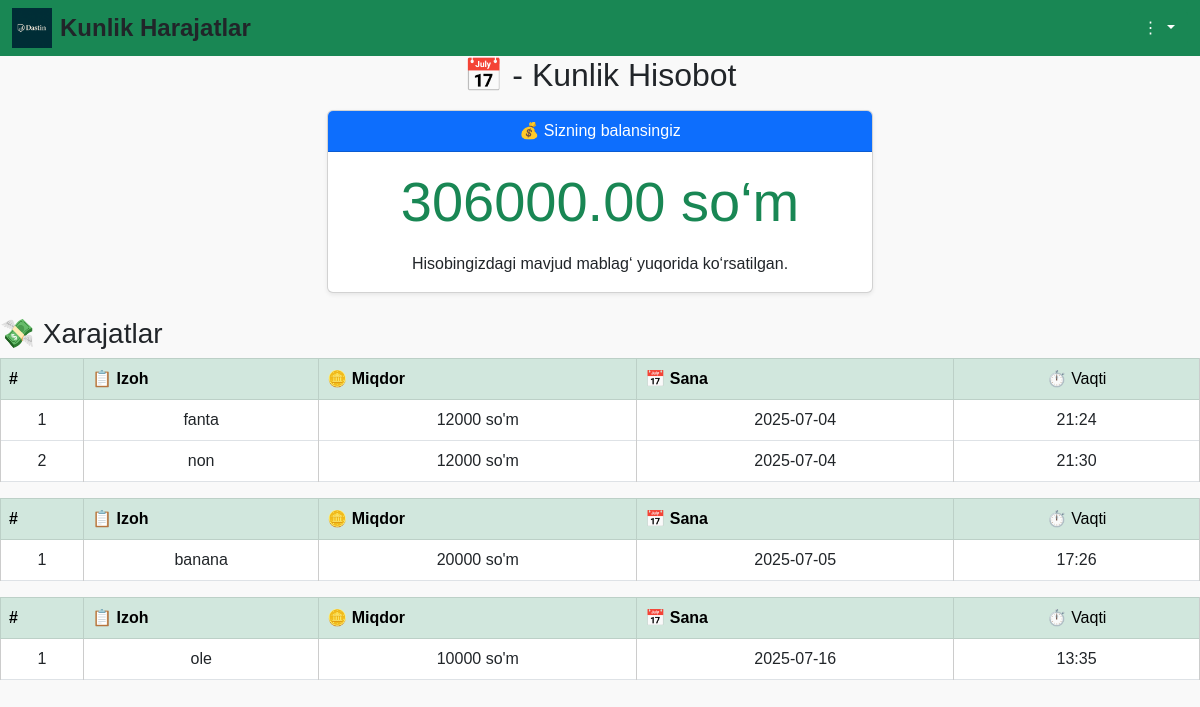
Page /api/harajatlar/6671099919/ on the committed database.
### botapp/models.py (models this page shows, shortened)
class Expense(models.Model):
    CATEGORY_CHOICES = [
        ("Xarajat", "Xarajat"),
        ("Qarz", "Qarz"),
        ("Balance", "Balance"),
        ("oldim", "oldim"),
        ("berdim", "berdim"),
        ("Qarzim qaytdi", "Qarzim qaytdi"),
        ("Qarz qaytardim", "Qarz qaytardim"),
    ]
    user = models.ForeignKey(User, on_delete=models.CASCADE)
    text = models.CharField(max_length=255)
    category = models.CharField(max_length=50, choices=CATEGORY_CHOICES)
    date = models.DateTimeField(default=timezone.now)
    amount = models.IntegerField(default=0)
    borrower_name = models.CharField(max_length=100, blank=True, null=True)
    is_deleted = models.BooleanField(default=False)

### botapp/views.py (the view)
# urls.py: path('harajatlar/<int:telegram_id>/', views.daily_expense_report, name='harajatlar'),
def daily_expense_report(request, telegram_id):
    user = User.objects.get(telegram_id=telegram_id)
    expenses = Expense.objects.filter(user=user, category="Xarajat" ).order_by('date')
    grouped = defaultdict(list)
    for exp in expenses:
        date_key = localtime(exp.date).date()
        grouped[date_key].append(exp)
    qarz_berganlar = QarzBerdim.objects.filter(user=user, is_deleted=False).order_by('-date')
    qarz_olganlar = QarzOldim.objects.filter(user=user, is_deleted=False).order_by('-id')
    balance_expenses = Expense.objects.filter(user=user, category="Balance")
    xarajatlar = Expense.objects.filter(user=user).exclude(category="Balance")
    balance_sum = sum(e.amount for e in balance_expenses)
    expenses_sum = sum(e.amount for e in xarajatlar)
    qarz_olgan_sum = sum(q.amount for q in qarz_olganlar)
    qarz_bergan_sum = sum(q.amount for q in qarz_berganlar)
    real_balance = balance_sum + qarz_olgan_sum - qarz_bergan_sum - expenses_sum
    return render(request, "harajatlar.html", {
        "grouped_expenses": sorted(grouped.items()),
        "telegram_id": telegram_id,
        "balance": real_balance if real_balance > 0 else 0,
    })

### templates/harajatlar.html (shortened to what this page needs)
{% load static %}
<!DOCTYPE html>
<html lang="uz">
<head>
    <link href="https://cdn.jsdelivr.net/npm/bootstrap@5.3.0/dist/css/bootstrap.min.css" rel="stylesheet">
</head>
<body style="margin:0; padding:0;">
<nav class="navbar navbar-dark bg-success sticky-top">
  <div class="container-fluid d-flex justify-content-between align-items-center">
    <div class="d-flex align-items-center text-dark">
      <img src="{% static 'logo.png' %}" alt="Logo" width="40" height="40" class="me-2">
      <span class="fs-4 fw-bold">Kunlik Harajatlar</span>
    </div>
    <div class="dropdown">
      <button class="btn btn-success text-white dropdown-toggle" type="button" id="dropdownMenuButton" data-bs-toggle="dropdown" aria-expanded="false">
        ⋮
      </button>
    </div>
  </div>
</nav>
<h2 class="text-center">📅 {{ today }} - Kunlik Hisobot</h2>
<div class="container mt-3">
    <div class="row justify-content-center">
        <div class="col-md-6">
            <div class="card text-center shadow-sm">
                <div class="card-header bg-primary text-white">
                    💰 Sizning balansingiz
                </div>
                <div class="card-body">
                    <h1 class="display-4 text-success"> <strong>{{ balance }}</strong> so‘m</h1>
                    <p class="card-text mt-3">Hisobingizdagi mavjud mablag‘ yuqorida ko‘rsatilgan.</p>
                </div>
            </div>
        </div>
    </div>
</div>
<h3 class="mt-4">💸 Xarajatlar</h3>
{% for sana, items in grouped_expenses %}
<table class="table table-bordered">
    <thead class="table-success">
        <tr>
            <th>#</th>
            <th>📋 Izoh</th>
            <th>🪙 Miqdor</th>
            <th>📅 Sana</th>
            <td>⏱️ Vaqti</td>
        </tr>
    </thead>
    <tbody>
    {% for item in items %}
            <tr>
                <td>{{ forloop.counter }}</td>
                    <td>{{ item.text }}</td>
                    <td>{{ item.amount }} so'm</td>
                    <td>{{ item.date|date:"Y-m-d" }}</td>
                    <td>{{ item.date|date:"H:i" }}</td>
            </tr>
            {% endfor %}
        {% endfor %}
    </tbody>
</table>
</body>
</html>

### templates/harajatlar.html (style rules this page uses)
body { font-family: Arial; padding: 30px; background-color: #f9f9f9; }
table { margin: auto; width: 80%; border-collapse: collapse; }
th { background-color: #28a745; color: white; padding: 10px; }
td { border: 1px solid #ccc; padding: 12px; text-align: center; }

### rows in the picture
Expense: text "fanta", amount "12000", date "2025-07-04", date "21:24"
Expense: text "non", amount "12000", date "2025-07-04", date "21:30"
Expense: text "banana", amount "20000", date "2025-07-05", date "17:26"
Expense: text "ole", amount "10000", date "2025-07-16", date "13:35"

### other values in the picture
{{ balance }} "306000.00"
